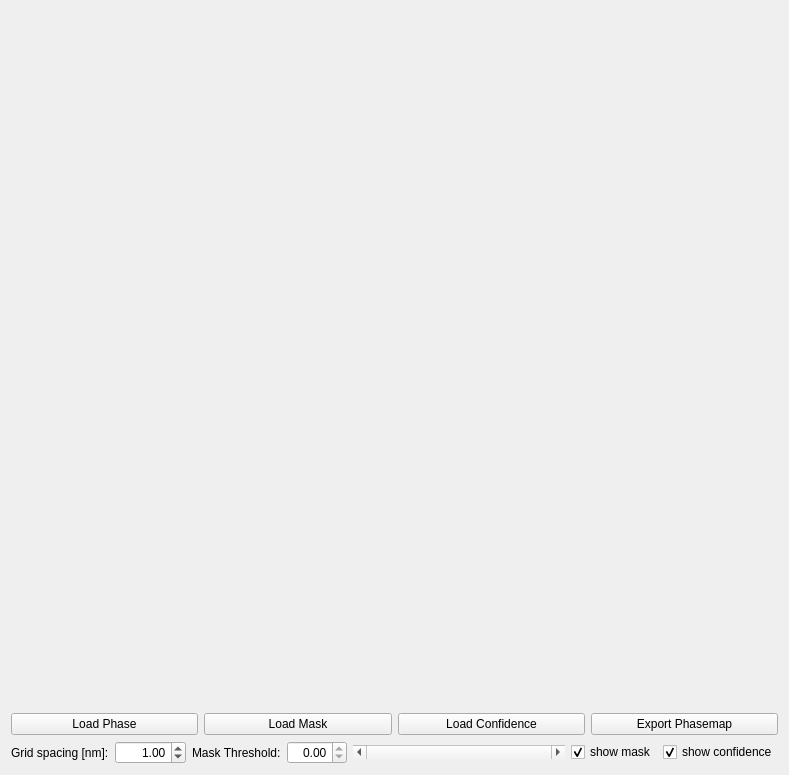
<?xml version="1.0" encoding="UTF-8"?>
<ui version="4.0">
 <class>Form</class>
 <widget class="QWidget" name="Form">
  <property name="geometry">
   <rect>
    <x>0</x>
    <y>0</y>
    <width>789</width>
    <height>775</height>
   </rect>
  </property>
  <property name="windowTitle">
   <string>Form</string>
  </property>
  <layout class="QVBoxLayout" name="verticalLayout">
   <item>
    <widget class="MatplotlibWidget" name="mplwidget"/>
   </item>
   <item>
    <layout class="QHBoxLayout" name="horizontalLayout">
     <item>
      <widget class="QPushButton" name="pushButton_phase">
       <property name="text">
        <string>Load Phase</string>
       </property>
      </widget>
     </item>
     <item>
      <widget class="QPushButton" name="pushButton_mask">
       <property name="text">
        <string>Load Mask</string>
       </property>
      </widget>
     </item>
     <item>
      <widget class="QPushButton" name="pushButton_conf">
       <property name="text">
        <string>Load Confidence</string>
       </property>
       <property name="checkable">
        <bool>false</bool>
       </property>
      </widget>
     </item>
     <item>
      <widget class="QPushButton" name="pushButton_export">
       <property name="text">
        <string>Export Phasemap</string>
       </property>
      </widget>
     </item>
    </layout>
   </item>
   <item>
    <layout class="QHBoxLayout" name="horizontalLayout_2">
     <item>
      <widget class="QLabel" name="label_2">
       <property name="text">
        <string>Grid spacing [nm]:</string>
       </property>
      </widget>
     </item>
     <item>
      <widget class="QDoubleSpinBox" name="doubleSpinBox_2">
       <property name="sizePolicy">
        <sizepolicy hsizetype="Minimum" vsizetype="Fixed">
         <horstretch>0</horstretch>
         <verstretch>0</verstretch>
        </sizepolicy>
       </property>
       <property name="minimumSize">
        <size>
         <width>60</width>
         <height>0</height>
        </size>
       </property>
       <property name="baseSize">
        <size>
         <width>0</width>
         <height>0</height>
        </size>
       </property>
       <property name="alignment">
        <set>Qt::AlignRight|Qt::AlignTrailing|Qt::AlignVCenter</set>
       </property>
       <property name="maximum">
        <double>1000.000000000000000</double>
       </property>
       <property name="value">
        <double>1.000000000000000</double>
       </property>
      </widget>
     </item>
     <item>
      <widget class="QLabel" name="label">
       <property name="sizePolicy">
        <sizepolicy hsizetype="Fixed" vsizetype="Preferred">
         <horstretch>0</horstretch>
         <verstretch>0</verstretch>
        </sizepolicy>
       </property>
       <property name="text">
        <string>Mask Threshold:</string>
       </property>
      </widget>
     </item>
     <item>
      <widget class="QDoubleSpinBox" name="doubleSpinBox">
       <property name="sizePolicy">
        <sizepolicy hsizetype="Minimum" vsizetype="Fixed">
         <horstretch>0</horstretch>
         <verstretch>0</verstretch>
        </sizepolicy>
       </property>
       <property name="minimumSize">
        <size>
         <width>60</width>
         <height>0</height>
        </size>
       </property>
       <property name="maximumSize">
        <size>
         <width>16777215</width>
         <height>16777215</height>
        </size>
       </property>
       <property name="baseSize">
        <size>
         <width>0</width>
         <height>0</height>
        </size>
       </property>
       <property name="alignment">
        <set>Qt::AlignRight|Qt::AlignTrailing|Qt::AlignVCenter</set>
       </property>
       <property name="prefix">
        <string/>
       </property>
       <property name="decimals">
        <number>2</number>
       </property>
       <property name="maximum">
        <double>0.000000000000000</double>
       </property>
      </widget>
     </item>
     <item>
      <widget class="QScrollBar" name="horizontalScrollBar">
       <property name="sizePolicy">
        <sizepolicy hsizetype="MinimumExpanding" vsizetype="Fixed">
         <horstretch>0</horstretch>
         <verstretch>0</verstretch>
        </sizepolicy>
       </property>
       <property name="maximum">
        <number>0</number>
       </property>
       <property name="orientation">
        <enum>Qt::Horizontal</enum>
       </property>
      </widget>
     </item>
     <item>
      <widget class="QCheckBox" name="checkBox_mask">
       <property name="sizePolicy">
        <sizepolicy hsizetype="Fixed" vsizetype="Fixed">
         <horstretch>0</horstretch>
         <verstretch>0</verstretch>
        </sizepolicy>
       </property>
       <property name="text">
        <string>show mask</string>
       </property>
       <property name="checked">
        <bool>true</bool>
       </property>
      </widget>
     </item>
     <item>
      <widget class="QCheckBox" name="checkBox_conf">
       <property name="sizePolicy">
        <sizepolicy hsizetype="Fixed" vsizetype="Fixed">
         <horstretch>0</horstretch>
         <verstretch>0</verstretch>
        </sizepolicy>
       </property>
       <property name="text">
        <string>show confidence</string>
       </property>
       <property name="checked">
        <bool>true</bool>
       </property>
      </widget>
     </item>
    </layout>
   </item>
  </layout>
 </widget>
 <customwidgets>
  <customwidget>
   <class>MatplotlibWidget</class>
   <extends>QWidget</extends>
   <header>matplotlibwidget</header>
  </customwidget>
 </customwidgets>
 <resources/>
 <connections/>
</ui>
